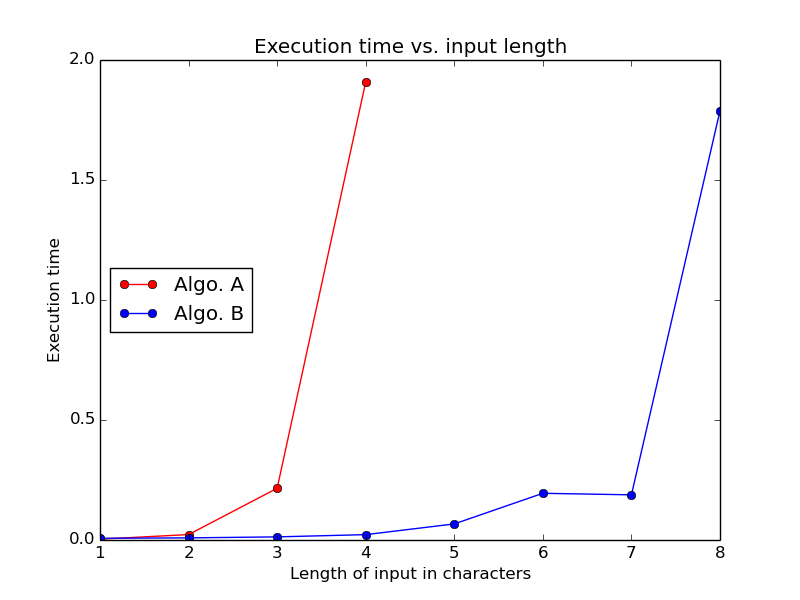

Recreate this plot in Python.
import matplotlib
matplotlib.use('Agg')
import matplotlib.pyplot as plt

# Column 2 from data table
A_input_chars = [1, 2, 3, 4]
B_input_chars = [1, 2, 3, 4, 5, 6, 7, 8]

# Column 3 and 4 from data table
# Replace list elements with your times
A_time = [0.00359702110291,0.0226159095764,0.215439796448,1.90844106674] 
B_time = [0.00714993476868,0.00887703895569,0.0129859447479,0.0223760604858,0.0669901371002,0.194610118866,0.188156843185,1.78824687004]

fig, ax = plt.subplots(1,1)
# plot(x_list, y_list, "color and style")
ax.plot(A_input_chars, A_time, 'ro-', label='Algo. A') # red dots
ax.plot(B_input_chars, B_time, 'bo-', label='Algo. B') # blue dots

# Label and show
ax.set_xlabel ("Length of input in characters")
ax.set_ylabel("Execution time")
ax.set_title("Execution time vs. input length")
ax.legend(loc='center left') # Show and place the legend fig.set_facecolor('white')
fig.savefig('graph_data')





